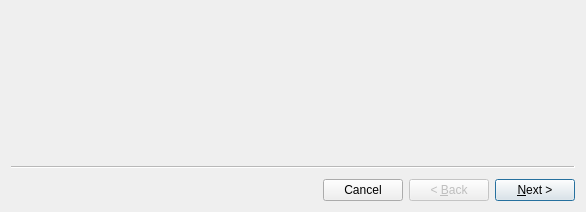
<?xml version="1.0" encoding="UTF-8"?>
<ui version="4.0">
 <class>ImportWizard</class>
 <widget class="QWizard" name="ImportWizard">
  <property name="geometry">
   <rect>
    <x>0</x>
    <y>0</y>
    <width>586</width>
    <height>212</height>
   </rect>
  </property>
  <property name="windowTitle">
   <string>Wizard</string>
  </property>
  <property name="wizardStyle">
   <enum>QWizard::ClassicStyle</enum>
  </property>
  <property name="options">
   <set>QWizard::CancelButtonOnLeft|QWizard::NoDefaultButton</set>
  </property>
  <widget class="LeechCraft::Plugins::NewLife::FirstPage" name="FirstPage_">
   <attribute name="pageId">
    <string notr="true">0</string>
   </attribute>
  </widget>
  <widget class="QWizardPage" name="PreparePage_">
   <attribute name="pageId">
    <string notr="true">1</string>
   </attribute>
   <layout class="QVBoxLayout" name="verticalLayout">
    <item>
     <widget class="QLabel" name="label">
      <property name="text">
       <string>Now please prepare for the import of data from the selected application.</string>
      </property>
     </widget>
    </item>
   </layout>
  </widget>
 </widget>
 <customwidgets>
  <customwidget>
   <class>LeechCraft::Plugins::NewLife::FirstPage</class>
   <extends>QWizardPage</extends>
   <header>firstpage.h</header>
   <container>1</container>
  </customwidget>
 </customwidgets>
 <resources/>
 <connections/>
</ui>
